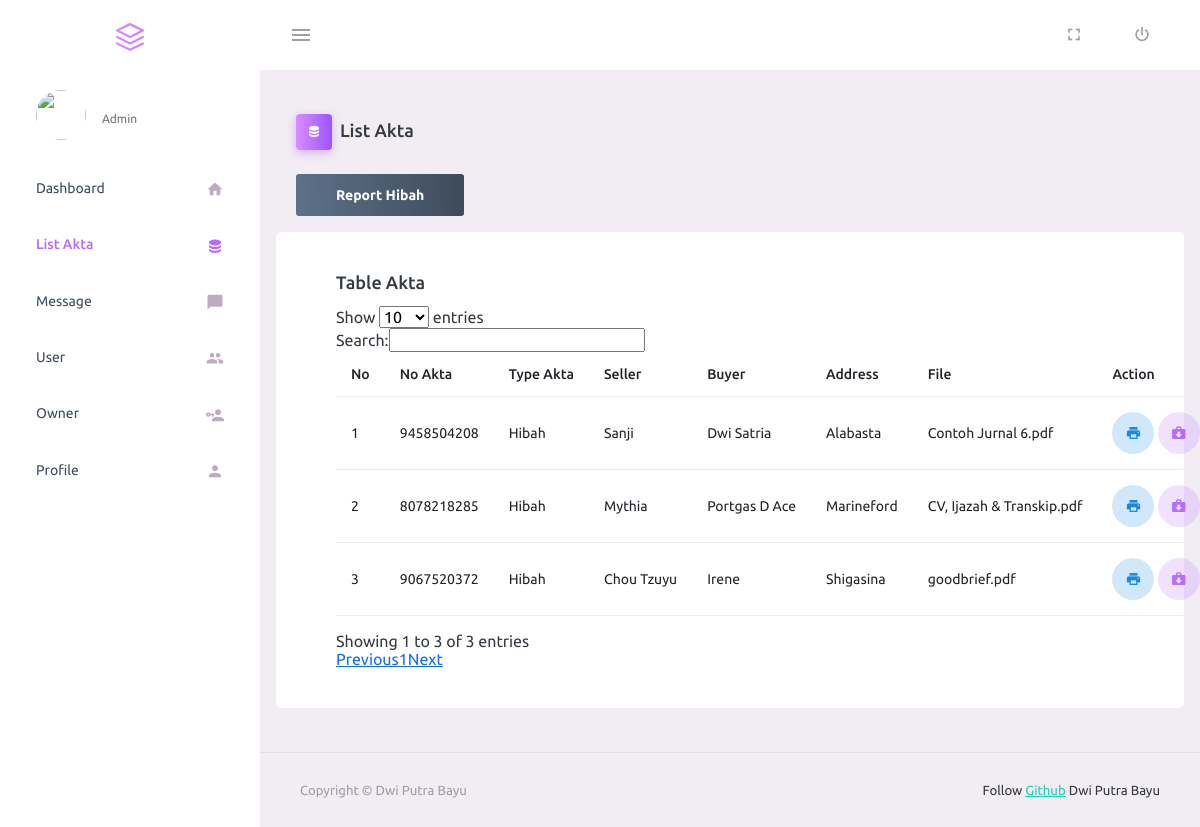
The page /owner/listhibah.php (signed in) on the database as committed earlier.
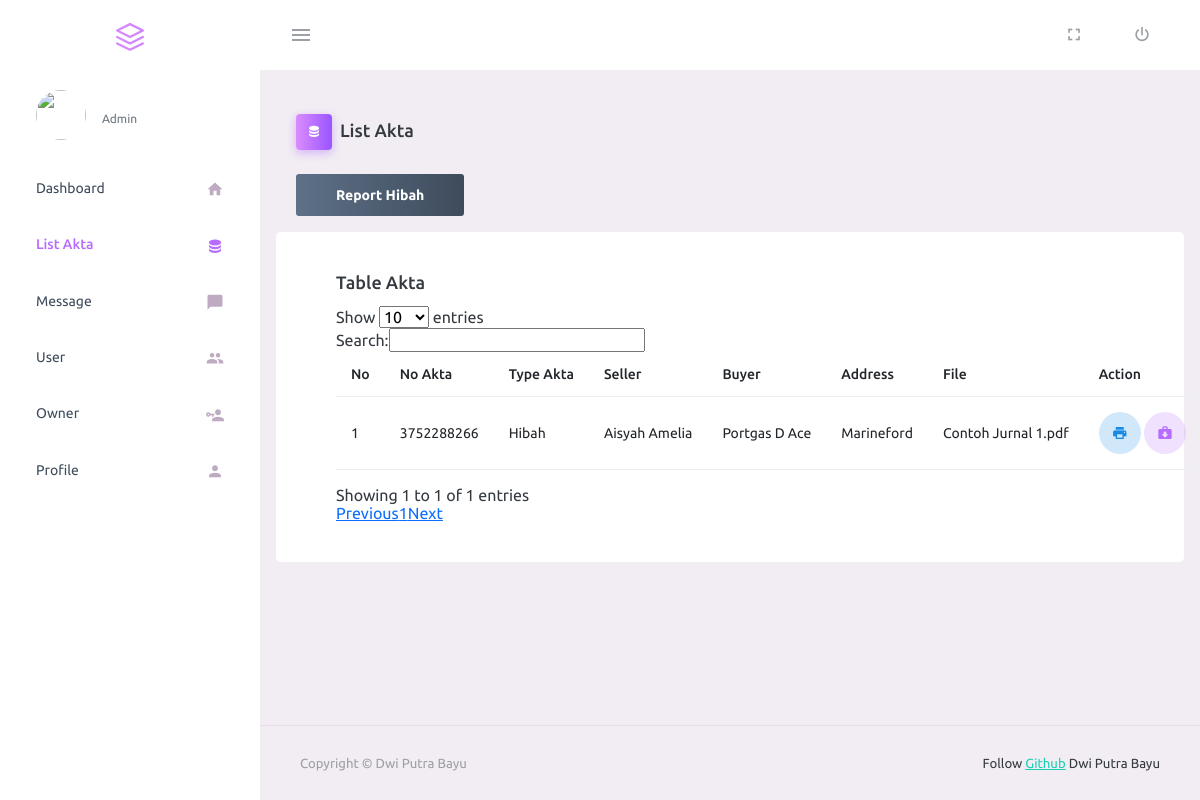
The same page on the database as committed later.
### tables this page shows
CREATE TABLE `akta` (
  `id` int(11) NOT NULL,
  `no_akta` varchar(255) NOT NULL,
  `type_akta` varchar(255) NOT NULL,
  `seller` varchar(255) NOT NULL,
  `buyer` varchar(255) NOT NULL,
  `no_hak` int(5) NOT NULL,
  `address` varchar(255) NOT NULL,
  `surface_area` varchar(255) NOT NULL,
  `transaction` varchar(255) NOT NULL,
  `certificate` int(6) NOT NULL,
  `pbb` int(7) NOT NULL,
  `njop` int(8) NOT NULL,
  `ssp` int(9) NOT NULL,
  `ssb` int(10) NOT NULL,
  `description` varchar(255) NOT NULL,
  `pdf_akta` text NOT NULL,
  `created_at` timestamp NOT NULL DEFAULT current_timestamp()
);

### owner/listhibah.php (the view, shortened to what this page needs)
<?php
require "function.php";
?>
<!DOCTYPE html>
<html lang="en">
<?php require "partials/head.php" ?>
<body>
    <div class="container-scroller">
        <?php require "partials/navbar.php" ?>
        <div class="container-fluid page-body-wrapper">
            <?php require "partials/sidebar.php" ?>
            <div class="main-panel">
                <div class="content-wrapper">
                    <div class="page-header">
                        <h3 class="page-title">
                            <span class="page-title-icon bg-gradient-primary text-white me-2">
                                <i class="mdi mdi-database"></i>
                            </span>List Akta
                        </h3>
                    </div>
                    <div class="d-flex mb-3">
                        <a href="report.php?reporthibah=true" class="btn btn-gradient-dark">Report Hibah</a>
                    </div>
                    <div class="row">
                        <div class="card">
                            <div class="card-body">
                                <h4 class="card-title">Table Akta</h4>
                                <table class="table table-hover pt-3 mb-3" id="example">
                                    <thead>
                                        <tr>
                                            <th>No</th>
                                            <th>No Akta</th>
                                            <th>Type Akta</th>
                                            <th>Seller</th>
                                            <th>Buyer</th>
                                            <th>Address</th>
                                            <th>File</th>
                                            <th>Action</th>
                                        </tr>
                                    </thead>
                                    <tbody>
                                        <?php
                                            $q = "SELECT * FROM akta WHERE type_akta = 'Hibah'";
                                            $r = mysqli_query($db,$q);
                                            $c = 1;
                                            while ($akta = mysqli_fetch_array($r)) {
                                            if ($akta['type_akta']=='Hibah') {
                                            ?>
                                        <tr>
                                            <td><?= $c ?></td>
                                            <td><?= $akta["no_akta"] ?></td>
                                            <td><?= $akta["type_akta"] ?></td>
                                            <td><?= $akta["seller"] ?></td>
                                            <td><?= $akta["buyer"] ?></td>
                                            <td><?= $akta["address"] ?></td>
                                            <td><?= $akta["pdf_akta"] ?></td>
                                            <td>
                                                <a href="detailakta.php?id=<?= $akta['id'] ?>"
                                                    class="btn btn-inverse-info btn-rounded btn-icon"
                                                    style="padding-top: 12px;">
                                                    <i class="mdi mdi-printer"></i>
                                                </a>
                                                <a href="viewpdf.php?id=<?= $akta['id'] ?>"
                                                    class="btn btn-inverse-primary btn-rounded btn-icon"
                                                    style="padding-top: 12px;">
                                                    <i class="mdi mdi-briefcase-download"></i>
                                                </a>
                                            </td>
                                        </tr>
                                        <?php
                                            $c++;
                                            }
                                            }
                                            ?>
                                    </tbody>
                                </table>
                            </div>
                        </div>
                    </div>
                </div>
                <?php require "partials/footer.php" ?>
            </div>
        </div>
    </div>
</body>
</html>

Rows that differ between the two databases and show on the page:
removed akta: no_akta "9458504208", type_akta "Hibah", seller "Sanji", buyer "Dwi Satria", address "Alabasta", pdf_akta "Contoh Jurnal 6.pdf"
removed akta: no_akta "8078218285", type_akta "Hibah", seller "Mythia", buyer "Portgas D Ace", address "Marineford", pdf_akta "CV, Ijazah & Transkip.pdf"
removed akta: no_akta "9067520372", type_akta "Hibah", seller "Chou Tzuyu", buyer "Irene", address "Shigasina", pdf_akta "goodbrief.pdf"
now on this page (row edited): akta: no_akta "3752288266", type_akta "Hibah", seller "Aisyah Amelia", buyer "Portgas D Ace", address "Marineford", pdf_akta "Contoh Jurnal 1.pdf"
Other text that changed with them:
text written by a page script: "Show entries Search: Showing 1 to 3 of 3 entries Previous 1 Next" → "Show entries Search: Showing 1 to 1 of 1 entries Previous 1 Next"
